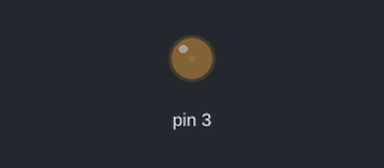
Bench run of a sketch on a simulated Arduino Uno, built with avr-gcc and run on an emulated ATmega328P. On the bench: output pins drawn as LEDs (lit = HIGH).

Above: at 0.05 s.
At 1.3 s:
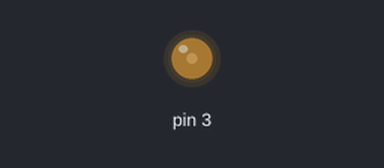
At 2.55 s:
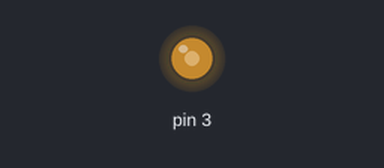
At 5.1 s:
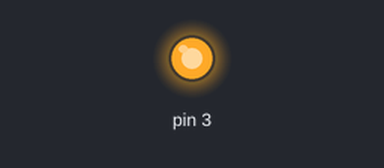
Timing chart, 0 to 6.7 s (numbered marks = the images above):
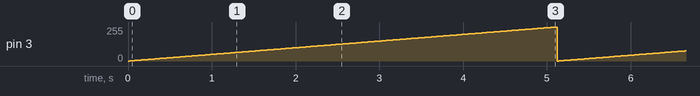

The sketch:

Prueba_con_PWM.ino
```cpp
void setup() {
  // put your setup code here, to run once:
  pinMode(3, OUTPUT);
}

void loop() {
  // put your main code here, to run repeatedly:
  for(int BRILLO = 0; BRILLO < 256; BRILLO++){
    analogWrite(3,BRILLO);
    delay(20);
  }
}
```

Measured:
- by itself, pin 3: ramps from 0/255 to 255/255 and jumps back, once every 5.1 s
